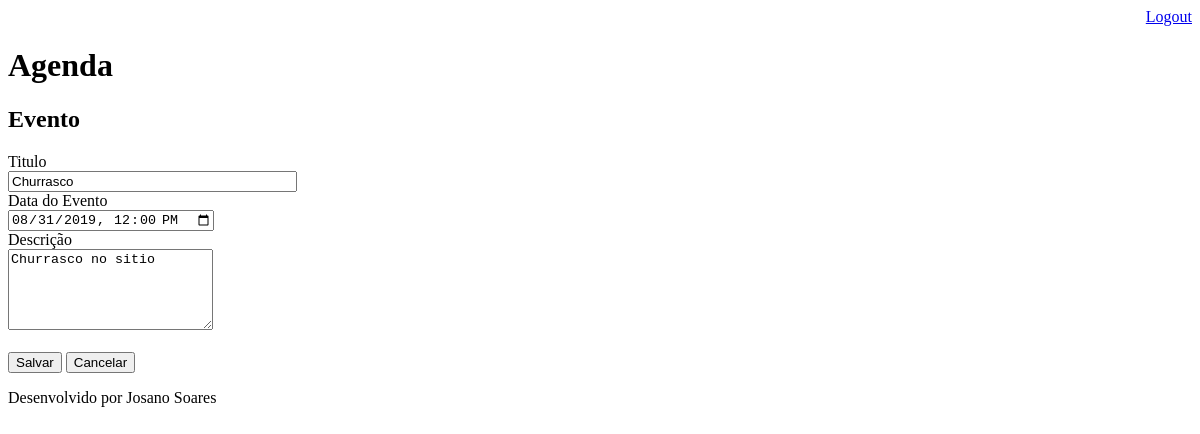
The page /agenda/evento/?id=1 (signed in) on the database as committed earlier.
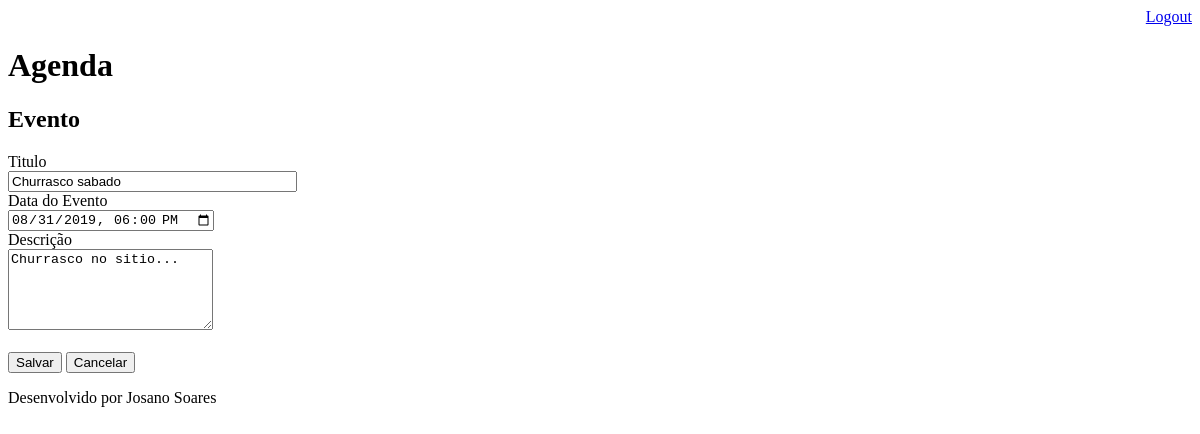
The same page on the database as committed later.
### core_agenda/models.py (models this page shows, shortened)
class Evento(models.Model):
    titulo = models.CharField(max_length=100)
    descricao = models.TextField(blank=True, null=True)
    data_evento = models.DateTimeField(verbose_name='Data do Evento')
    data_criacao = models.DateTimeField(auto_now=True)
    usuario = models.ForeignKey(User, on_delete=models.CASCADE)
    class Meta:
        db_table = 'evento'
    def get_data_input_evento(self):
        return self.data_evento.strftime('%Y-%m-%dT%H:%M')

### core_agenda/views.py (the view)
# urls.py: path('agenda/evento/', views.evento),
@login_required(login_url='/login/')
def evento(request):
    id_evento = request.GET.get('id')
    dados = {}
    if id_evento:
        dados['evento'] = Evento.objects.get(id=id_evento)
    return render(request, 'evento.html', dados)

### templates/evento.html (shortened to what this page needs)
{% extends "model-page.html" %}
{% block content %}
<h2>Evento</h2>
<form action="submit" method="POST">{% csrf_token %}
    <label>Titulo</label>
    <br>
    <input type="text" name="titulo" size="33" value="{{ evento.titulo}}">
    <br>
    <label>Data do Evento</label>
    <br>
    <input type="datetime-local" name="data_evento" value ="{{ evento.get_data_input_evento }}">
    <br>
    <label>Descrição</label>
    <br>
    <textarea name="descricao" rows="5" cols="23">{{ evento.descricao }}</textarea>
    <br><br>
    <button type="submit">Salvar</button>
    <a href="/">
        <button type="button">Cancelar</button>
    </a>
</form>
{% endblock %}

Rows that differ between the two databases and show on the page:
changed Evento: titulo "Churrasco" → "Churrasco sabado"; data_evento "08/31/2019 12:00" → "08/31/2019 18:00"; descricao "Churrasco no sitio" → "Churrasco no sitio..."
